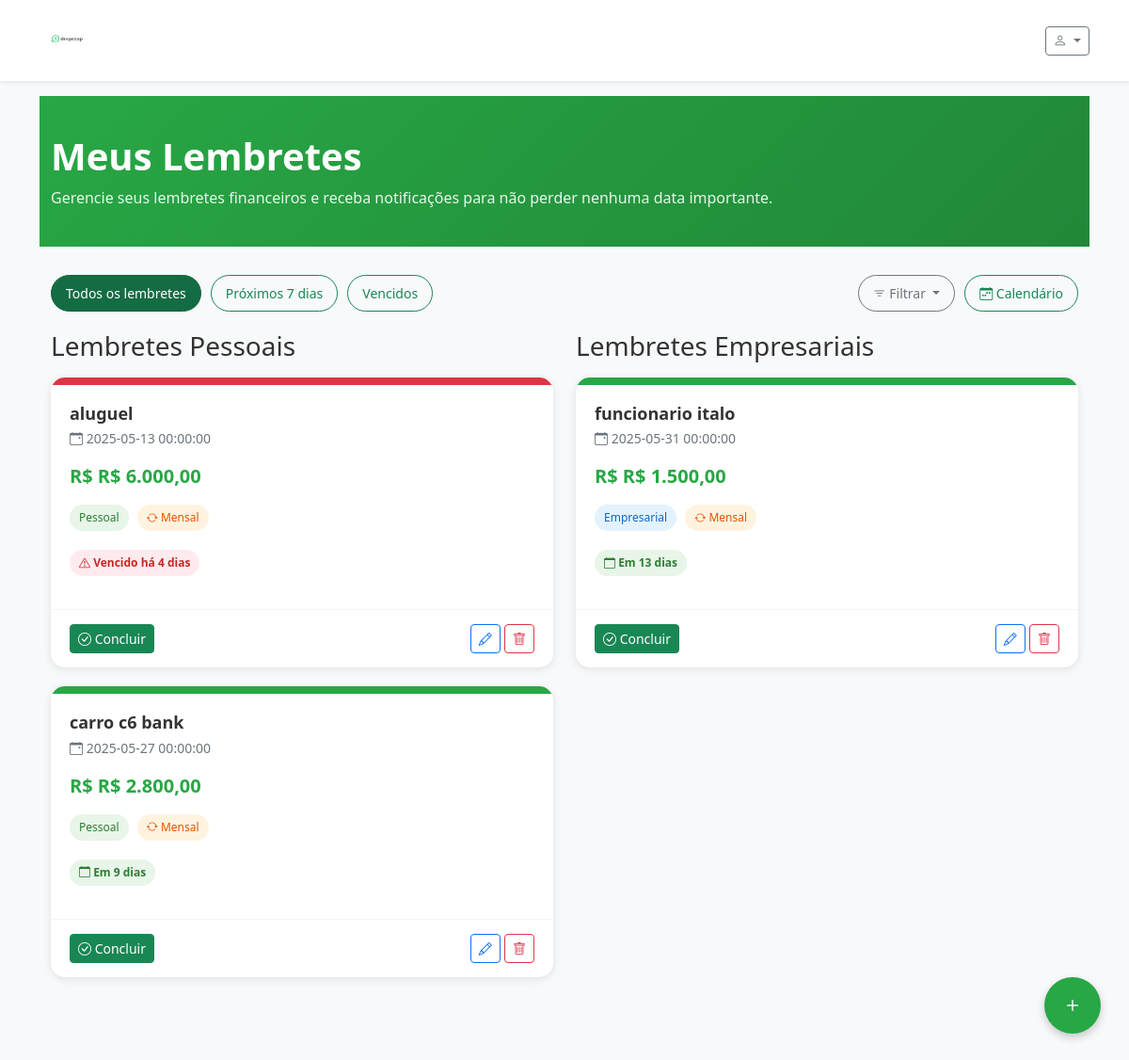
Screenshot of /lembretes (signed in) with the database file from the repository.
### tables this page shows
CREATE TABLE lembretes (
    id INTEGER PRIMARY KEY AUTOINCREMENT,
    usuario_id INTEGER NOT NULL,
    titulo TEXT NOT NULL,
    descricao TEXT,
    data TEXT NOT NULL,
    valor REAL,
    notificacao INTEGER DEFAULT 0,
    recorrente INTEGER DEFAULT 0,
    periodicidade TEXT,
    tipo_perfil TEXT DEFAULT 'pessoal',
    concluido INTEGER DEFAULT 0,
    data_criacao TEXT,
    FOREIGN KEY (usuario_id) REFERENCES usuarios (id)
);

### rotas/web_rotas.py (the view)
@web_bp.route('/lembretes')
@login_required
def lembretes():
    from config import Config
    usuario_id = session.get('usuario_id')
    usuario_model = Usuario(Config.DATABASE)
    usuario = usuario_model.buscar_por_id(usuario_id)
    lembrete_model = Lembrete(Config.DATABASE)
    lembretes_pessoais = lembrete_model.buscar(
        usuario_id=usuario_id,
        tipo_perfil='pessoal',
        concluido=0
    )
    lembretes_empresariais = lembrete_model.buscar(
        usuario_id=usuario_id,
        tipo_perfil='empresarial',
        concluido=0
    )
    return render_template(
        'lembretes.html',
        app_name=Config.APP_NAME,
        usuario=usuario,
        lembretes_pessoais=lembretes_pessoais,
        lembretes_empresariais=lembretes_empresariais
    )

### app.py (called while the page is built)
@app.template_filter('format_date')
def format_date(date_str):
    if not date_str:
        return ''
    try:
        date_obj = datetime.strptime(date_str, '%Y-%m-%d')
        return date_obj.strftime('%d/%m/%Y')
    except:
        return date_str

@app.template_filter('to_date')
def to_date(date_str):
    if not date_str:
        return datetime.now()
    try:
        return datetime.strptime(date_str, '%Y-%m-%d')
    except:
        return datetime.now()

@app.template_filter('format_currency')
def format_currency(value):
    if value is None:
        return 'R$ 0,00'
    return f"R$ {float(value):,.2f}".replace('.', 'X').replace(',', '.').replace('X', ',')

@app.context_processor
def inject_today():
    return {'today': datetime.now()}

### database/models.py (called while the page is built)
    def buscar_por_id(self, usuario_id):
        self.criar_tabela()
        conn = sqlite3.connect(self.db_path)
        conn.row_factory = sqlite3.Row
        cursor = conn.cursor()
        cursor.execute("SELECT * FROM usuarios WHERE id = ?", (usuario_id,))
        usuario = cursor.fetchone()
        conn.close()
        return dict(usuario) if usuario else None

### rotas/web_rotas.py (called while the page is built)
def login_required(f):
    @wraps(f)
    def decorated_function(*args, **kwargs):
        if 'usuario_id' not in session:
            return redirect(url_for('web.login', next=request.url))
        return f(*args, **kwargs)
    return decorated_function

### templates/lembretes.html (shortened to what this page needs)
{% extends 'base.html' %}
{% block content %}
<div class="lembretes-header">
    <div class="container">
        <h1>Meus Lembretes</h1>
        <p>Gerencie seus lembretes financeiros e receba notificações para não perder nenhuma data importante.</p>
    </div>
</div>
<div class="container">
    <div class="filter-bar">
        <button class="btn btn-success active" id="btn-todos-lembretes">Todos os lembretes</button>
        <button class="btn btn-outline-success" id="btn-proximos-lembretes">Próximos 7 dias</button>
        <button class="btn btn-outline-success" id="btn-lembretes-vencidos">Vencidos</button>
        <div class="filter-dropdown ms-auto">
            <button class="btn btn-outline-secondary dropdown-toggle" type="button" data-bs-toggle="dropdown">
                <i class="bi bi-filter"></i> Filtrar
            </button>
        </div>
        <button class="btn btn-outline-success" id="btn-calendario">
            <i class="bi bi-calendar-week"></i> Calendário
        </button>
    </div>
    <div id="lista-lembretes">
        <div class="row">
            <div class="col-lg-6">
                <h3 class="mb-3">Lembretes Pessoais</h3>
                {% if lembretes_pessoais %}
                    {% for lembrete in lembretes_pessoais %}
                    <div class="lembrete-card">
                        <div class="lembrete-status-bar
                            {% if (lembrete.data|to_date - today).days < 0 %}
                                lembrete-status-danger
                            {% elif (lembrete.data|to_date - today).days <= 3 %}
                                lembrete-status-warning
                            {% elif (lembrete.data|to_date - today).days <= 7 %}
                                lembrete-status-info
                            {% else %}
                                lembrete-status-normal
                            {% endif %}
                        "></div>
                        <div class="lembrete-body">
                            <h4 class="lembrete-title">{{ lembrete.titulo }}</h4>
                            <div class="lembrete-date">
                                <i class="bi bi-calendar-event"></i>
                                {{ lembrete.data|to_date|format_date }}
                            </div>
                            {% if lembrete.valor %}
                            <div class="lembrete-value">R$ {{ lembrete.valor|format_currency }}</div>
                            {% endif %}
                            <div class="lembrete-tags">
                                <span class="lembrete-tag lembrete-tag-personal">Pessoal</span>
                                {% if lembrete.recorrente %}
                                <span class="lembrete-tag lembrete-tag-recurrent">
                                    <i class="bi bi-arrow-repeat"></i>
                                    {% if lembrete.periodicidade == 'mensal' %}
                                        Mensal
                                    {% elif lembrete.periodicidade == 'quinzenal' %}
                                        Quinzenal
                                    {% elif lembrete.periodicidade == 'semanal' %}
                                        Semanal
                                    {% else %}
                                        Recorrente
                                    {% endif %}
                                </span>
                                {% endif %}
                            </div>
                            <div class="lembrete-countdown
                                {% if (lembrete.data|to_date - today).days < 0 %}
                                    lembrete-countdown-danger
                                {% elif (lembrete.data|to_date - today).days == 0 %}
                                    lembrete-countdown-today
                                {% elif (lembrete.data|to_date - today).days <= 3 %}
                                    lembrete-countdown-warning
                                {% else %}
                                    lembrete-countdown-normal
                                {% endif %}
                            ">
                                {% if (lembrete.data|to_date - today).days < 0 %}
                                    <i class="bi bi-exclamation-triangle"></i> Vencido há {{ (today - lembrete.data|to_date).days }} dias
                                {% elif (lembrete.data|to_date - today).days == 0 %}
                                    <i class="bi bi-calendar-check"></i> Hoje!
                                {% elif (lembrete.data|to_date - today).days == 1 %}
                                    <i class="bi bi-calendar-date"></i> Amanhã
                                {% else %}
                                    <i class="bi bi-calendar"></i> Em {{ (lembrete.data|to_date - today).days }} dias
                                {% endif %}
                            </div>
                        </div>
                        <div class="lembrete-footer">
                            <div>
                                <button class="btn btn-sm btn-success btn-concluir-lembrete" data-id="{{ lembrete.id }}">
                                    <i class="bi bi-check-circle"></i> Concluir
                                </button>
                            </div>
                            <div>
                                <button class="btn btn-sm btn-outline-primary btn-editar-lembrete" data-id="{{ lembrete.id }}">
                                    <i class="bi bi-pencil"></i>
                                </button>
                                <button class="btn btn-sm btn-outline-danger btn-excluir-lembrete" data-id="{{ lembrete.id }}">
                                    <i class="bi bi-trash"></i>
                                </button>
                            </div>
                        </div>
                    </div>
                    {% endfor %}
                {% endif %}
            </div>
            <div class="col-lg-6">
                <h3 class="mb-3">Lembretes Empresariais</h3>
                {% if lembretes_empresariais %}
                    {% for lembrete in lembretes_empresariais %}
                    <div class="lembrete-card">
                        <div class="lembrete-status-bar
                            {% if (lembrete.data|to_date - today).days < 0 %}
                                lembrete-status-danger
                            {% elif (lembrete.data|to_date - today).days <= 3 %}
                                lembrete-status-warning
                            {% elif (lembrete.data|to_date - today).days <= 7 %}
                                lembrete-status-info
                            {% else %}
                                lembrete-status-normal
                            {% endif %}
                        "></div>
                        <div class="lembrete-body">
                            <h4 class="lembrete-title">{{ lembrete.titulo }}</h4>
                            <div class="lembrete-date">
                                <i class="bi bi-calendar-event"></i>
                                {{ lembrete.data|to_date|format_date }}
                            </div>
                            {% if lembrete.valor %}
                            <div class="lembrete-value">R$ {{ lembrete.valor|format_currency }}</div>
                            {% endif %}
                            <div class="lembrete-tags">
                                <span class="lembrete-tag lembrete-tag-business">Empresarial</span>
                                {% if lembrete.recorrente %}
                                <span class="lembrete-tag lembrete-tag-recurrent">
                                    <i class="bi bi-arrow-repeat"></i>
                                    {% if lembrete.periodicidade == 'mensal' %}
                                        Mensal
                                    {% elif lembrete.periodicidade == 'quinzenal' %}
                                        Quinzenal
                                    {% elif lembrete.periodicidade == 'semanal' %}
                                        Semanal
                                    {% else %}
                                        Recorrente
                                    {% endif %}
                                </span>
                                {% endif %}
                            </div>
                            <div class="lembrete-countdown
                                {% if (lembrete.data|to_date - today).days < 0 %}
                                    lembrete-countdown-danger
                                {% elif (lembrete.data|to_date - today).days == 0 %}
                                    lembrete-countdown-today
                                {% elif (lembrete.data|to_date - today).days <= 3 %}
                                    lembrete-countdown-warning
                                {% else %}
                                    lembrete-countdown-normal
                                {% endif %}
                            ">
                                {% if (lembrete.data|to_date - today).days < 0 %}
                                    <i class="bi bi-exclamation-triangle"></i> Vencido há {{ (today - lembrete.data|to_date).days }} dias
                                {% elif (lembrete.data|to_date - today).days == 0 %}
                                    <i class="bi bi-calendar-check"></i> Hoje!
                                {% elif (lembrete.data|to_date - today).days == 1 %}
                                    <i class="bi bi-calendar-date"></i> Amanhã
                                {% else %}
                                    <i class="bi bi-calendar"></i> Em {{ (lembrete.data|to_date - today).days }} dias
                                {% endif %}
                            </div>
                        </div>
                        <div class="lembrete-footer">
                            <div>
                                <button class="btn btn-sm btn-success btn-concluir-lembrete" data-id="{{ lembrete.id }}">
                                    <i class="bi bi-check-circle"></i> Concluir
                                </button>
                            </div>
                            <div>
                                <button class="btn btn-sm btn-outline-primary btn-editar-lembrete" data-id="{{ lembrete.id }}">
                                    <i class="bi bi-pencil"></i>
                                </button>
                                <button class="btn btn-sm btn-outline-danger btn-excluir-lembrete" data-id="{{ lembrete.id }}">
                                    <i class="bi bi-trash"></i>
                                </button>
                            </div>
                        </div>
                    </div>
                    {% endfor %}
                {% endif %}
            </div>
        </div>
    </div>
    <a href="#" class="fab-button" data-bs-toggle="modal" data-bs-target="#modalAddLembrete">
        <i class="bi bi-plus"></i>
    </a>
</div>
{% endblock %}

### templates/base.html (shortened to what this page needs)
<!DOCTYPE html>
<html lang="pt-br">
<head>
    <link href="https://cdn.jsdelivr.net/npm/bootstrap@5.3.0-alpha1/dist/css/bootstrap.min.css" rel="stylesheet">
    <link rel="stylesheet" href="https://cdn.jsdelivr.net/npm/bootstrap-icons@1.10.0/font/bootstrap-icons.css">
</head>
<body>
    <nav class="navbar navbar-expand bg-white shadow-sm mb-3">
        <div class="container">
            <a class="navbar-brand" href="/">
                <img src="/static/images/logo_fundo_branco__2_-removebg-preview.png" alt="{{ app_name }}" class="app-logo" style="height: 60px; width: auto;">
            </a>
            <div class="d-flex">
                {% if 'usuario_id' in session %}
                <div class="dropdown">
                    <button class="btn btn-sm btn-outline-secondary dropdown-toggle" type="button" data-bs-toggle="dropdown">
                        <i class="bi bi-person"></i>
                    </button>
                </div>
                {% else %}
                <a href="/login" class="btn btn-sm btn-success me-2">Entrar</a>
                <a href="/cadastro" class="btn btn-sm btn-outline-success">Cadastrar</a>
                {% endif %}
            </div>
        </div>
    </nav>
    <div class="container">
        {% block content %}{% endblock %}
    </div>
</body>
</html>

### rows the page displays
lembretes: titulo "aluguel", data|to_date "2025-05-13 00:00:00", valor "R$ 6.000,00", recorrente 1 (drawn), (today-lembrete.data|to_date).days "4"
lembretes: titulo "carro c6 bank", data|to_date "2025-05-27 00:00:00", valor "R$ 2.800,00", recorrente 1 (drawn), (lembrete.data|to_date-today).days "9"
lembretes: titulo "funcionario italo", data|to_date "2025-05-31 00:00:00", valor "R$ 1.500,00", recorrente 1 (drawn), (lembrete.data|to_date-today).days "13"
